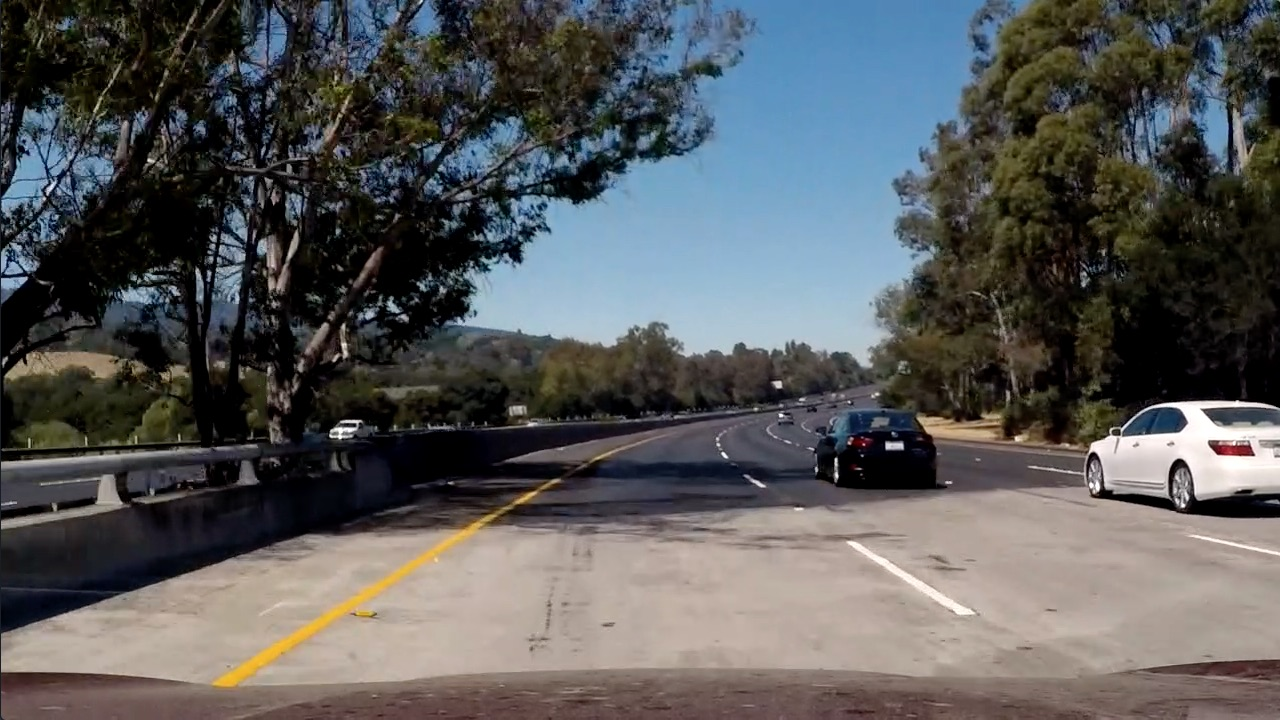
#> input picture Module 04_ Computer Vision/Lesson 03: Advanced Techniques for Lane Finding/color-shadow-example.jpg, 1280 x 720 px, found by its file name
$ python RGB_slider_mask.py
#> lines starting #> are read from the running program, lines starting #| are printed output that depends on the picture; after the words box and inside, x2 and y2 are one past the last pixel; in counts of white or black regions, pixels touching at a corner belong together
#import opencv and numpy
import cv2
import numpy as np

#trackbar callback fucntion does nothing but required for trackbar
def nothing(x):
	pass

#create a seperate window named 'controls' for trackbar
cv2.namedWindow('controls',2)
cv2.resizeWindow("controls", 550,10);

#create trackbar in 'controls' window with name 'r''
cv2.createTrackbar('r_low','controls',0,255,nothing)
cv2.createTrackbar('r_high','controls',0,255,nothing)
cv2.createTrackbar('g_low','controls',0,255,nothing)
cv2.createTrackbar('g_high','controls',0,255,nothing)
cv2.createTrackbar('b_low','controls',0,255,nothing)
cv2.createTrackbar('b_high','controls',0,255,nothing)


while(1):
	#create a black image
	img = cv2.imread("/home/fayo/Udacity - Self Driving Car Nanodegree/Part 1 _ Computer Vision and Deep Learning/Module 04_ Computer Vision/Lesson 02: Gradients and Color Spaces/Advanced Techniques for Lane Finding/color-shadow-example.jpg")
#> img is the input picture: shape (720, 1280, 3); mean B, G, R 89.8, 89.3, 88.5
	img = cv2.cvtColor(img, cv2.COLOR_BGR2RGB)

	#returns current position/value of trackbar
	r_low = int(cv2.getTrackbarPos('r_low','controls'))
	g_low = int(cv2.getTrackbarPos('g_low','controls'))
	b_low = int(cv2.getTrackbarPos('b_low','controls'))
	r_high = int(cv2.getTrackbarPos('r_high','controls'))
	g_high = int(cv2.getTrackbarPos('g_high','controls'))
	b_high = int(cv2.getTrackbarPos('b_high','controls'))


	mask_image = cv2.inRange(img, (r_low,g_low,b_low),(r_high,g_high,b_high))
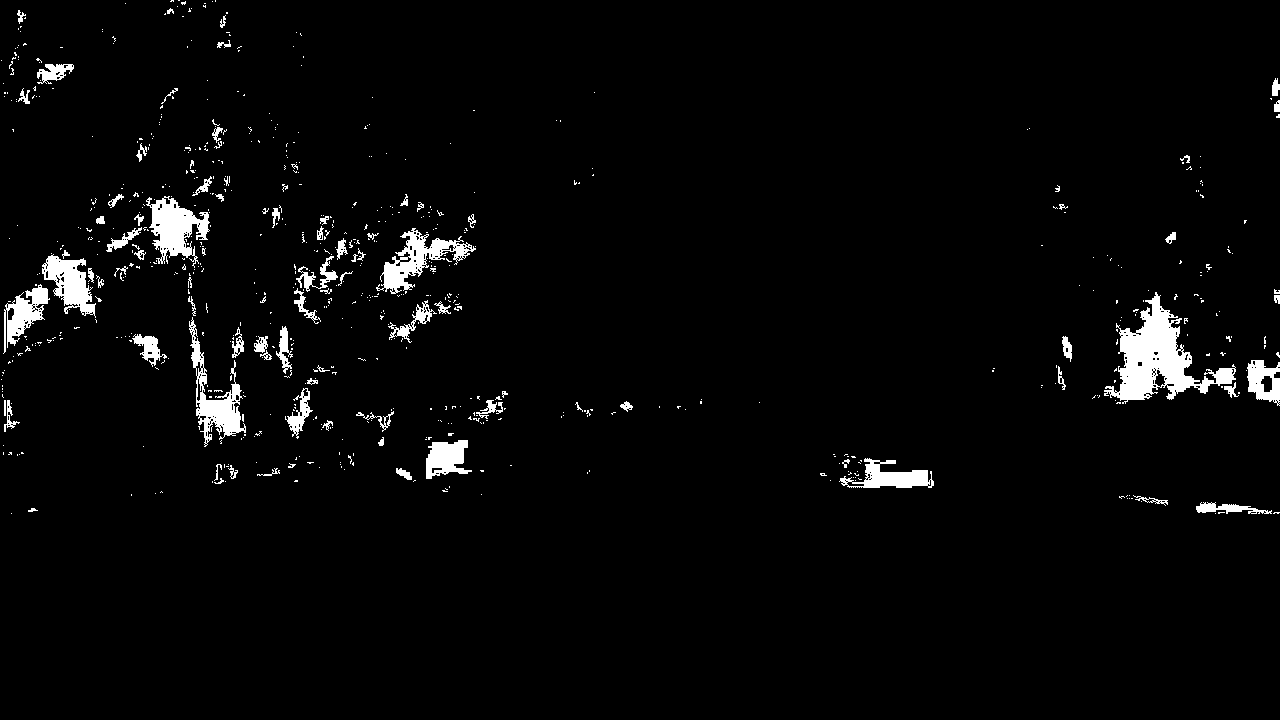
#> mask_image: shape (720, 1280); 3% white; 717 white regions (629 under 20 px), largest, box (x1, y1, x2, y2) and area: (1104, 292, 1236, 404) 5362, (146, 196, 210, 268) 2243, (189, 317, 246, 447) 2074
	resized_image = cv2.resize(mask_image, (600, 600))
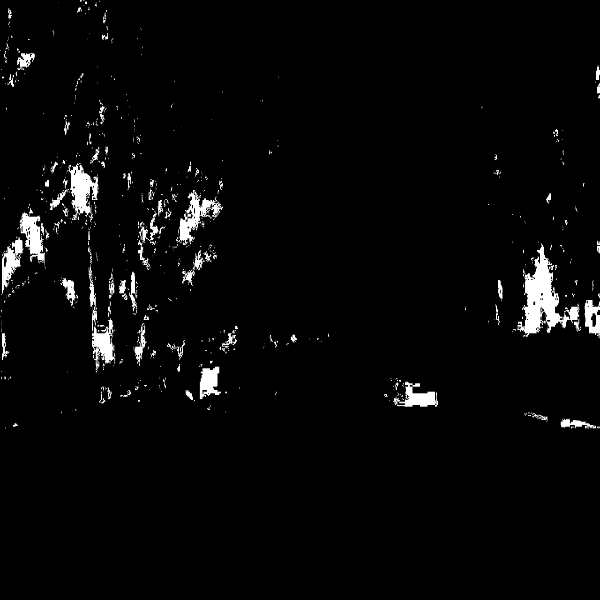
#> resized_image: shape (600, 600); min 0, max 255, mean 7.7
	cv2.imshow('img',resized_image)

	#waitfor the user to press escape and break the while loop
	k = cv2.waitKey(1) & 0xFF
#> (key Esc is pressed here)
	if k == 27:
		break

#destroys all window
cv2.destroyAllWindows()
